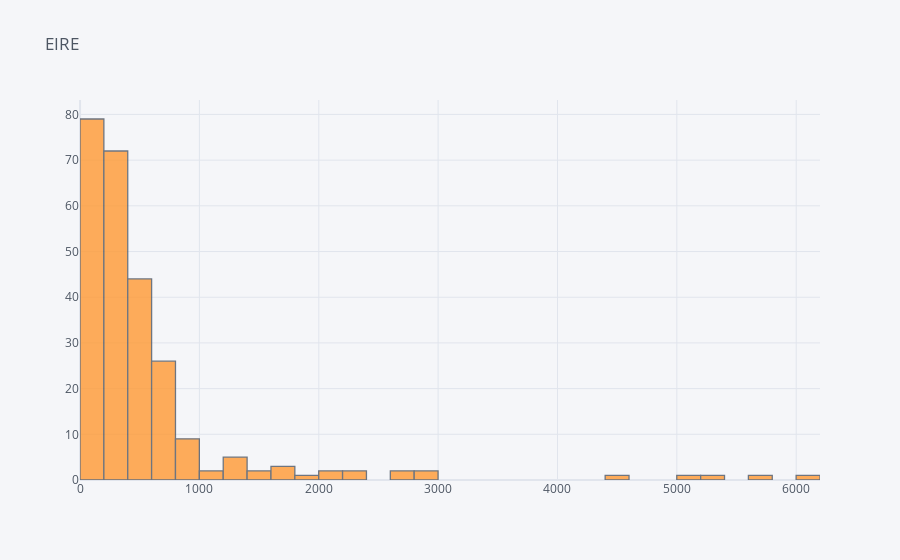
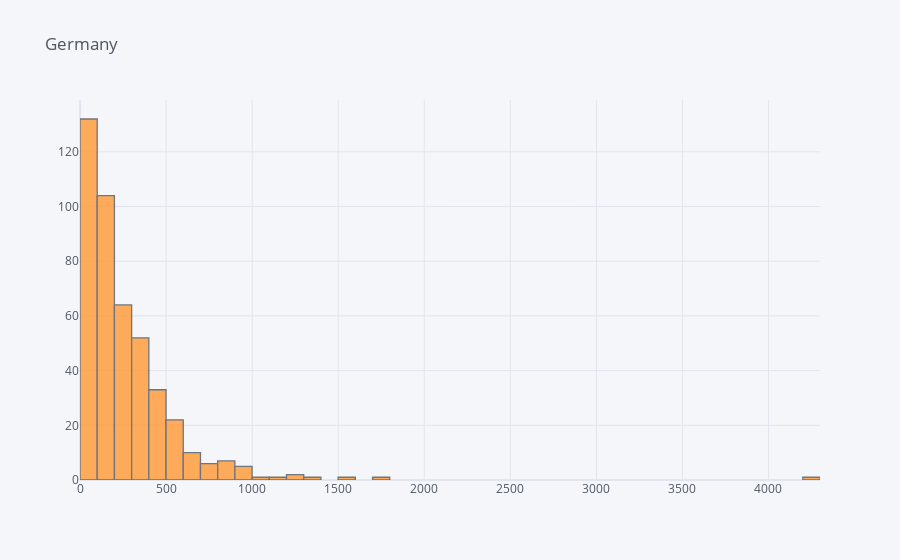
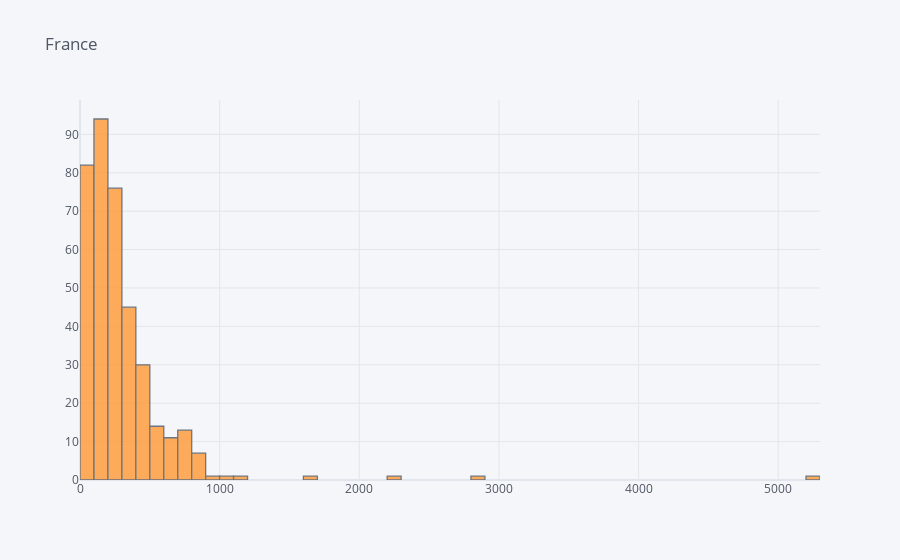
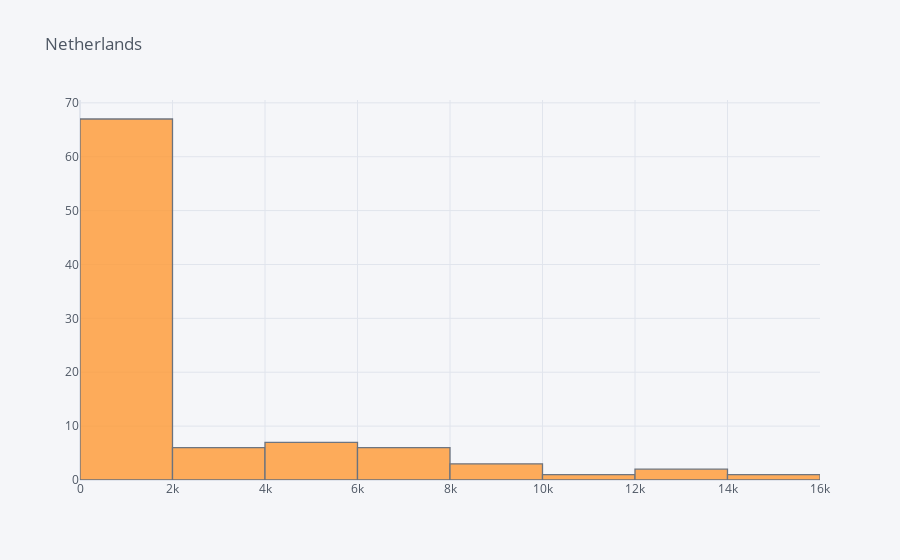

Write notebook code for charts like these, in order.
### Markdown cell above
## 4. Create a set of interactive histograms showing the distributions of quantity per invoice for the following countries: EIRE, Germany, France, and Netherlands.

### Code cell
invoice_quant_eire = data[data['Country'] == 'EIRE']
invoice_quant_de = data[data['Country'] == 'Germany']
invoice_quant_fr = data[data['Country'] == 'France'] 
invoice_quant_nl = data[data['Country'] == 'Netherlands']

invoice_quant_eire = invoice_quant_eire.groupby('InvoiceNo')['Quantity'].sum()
invoice_quant_eire.iplot(kind = 'hist', title = 'EIRE')

invoice_quant_de = invoice_quant_de.groupby('InvoiceNo')['Quantity'].sum()
invoice_quant_de.iplot(kind = 'hist', title = 'Germany')

invoice_quant_fr = invoice_quant_fr.groupby('InvoiceNo')['Quantity'].sum()
invoice_quant_fr.iplot(kind = 'hist', title = 'France')

invoice_quant_nl = invoice_quant_nl.groupby('InvoiceNo')['Quantity'].sum()
invoice_quant_nl.iplot(kind = 'hist', title = 'Netherlands')

### Figure 1 — Plotly figure (JSON) as saved in the notebook; plotly's stock layout.template omitted (floating-point values rounded to 4 significant figures; data arrays with more than 128 entries replaced by an {"elided": "..."} marker saying what was removed)
{"data": [{"histfunc": "count", "histnorm": "", "marker": {"color": "rgba(255, 153, 51, 1.0)", "line": {"color": "#4D5663", "width": 1.3}}, "name": "Quantity", "opacity": 0.8, "orientation": "v", "type": "histogram", "x": {"elided": "256 int values"}}], "layout": {"barmode": "overlay", "legend": {"bgcolor": "#F5F6F9", "font": {"color": "#4D5663"}}, "paper_bgcolor": "#F5F6F9", "plot_bgcolor": "#F5F6F9", "title": {"font": {"color": "#4D5663"}, "text": "EIRE"}, "xaxis": {"gridcolor": "#E1E5ED", "showgrid": true, "tickfont": {"color": "#4D5663"}, "title": {"font": {"color": "#4D5663"}, "text": ""}, "zerolinecolor": "#E1E5ED"}, "yaxis": {"gridcolor": "#E1E5ED", "showgrid": true, "tickfont": {"color": "#4D5663"}, "title": {"font": {"color": "#4D5663"}, "text": ""}, "zerolinecolor": "#E1E5ED"}}}

### Figure 2 — Plotly figure (JSON) as saved in the notebook; plotly's stock layout.template omitted (floating-point values rounded to 4 significant figures; data arrays with more than 128 entries replaced by an {"elided": "..."} marker saying what was removed)
{"data": [{"histfunc": "count", "histnorm": "", "marker": {"color": "rgba(255, 153, 51, 1.0)", "line": {"color": "#4D5663", "width": 1.3}}, "name": "Quantity", "opacity": 0.8, "orientation": "v", "type": "histogram", "x": {"elided": "443 int values"}}], "layout": {"barmode": "overlay", "legend": {"bgcolor": "#F5F6F9", "font": {"color": "#4D5663"}}, "paper_bgcolor": "#F5F6F9", "plot_bgcolor": "#F5F6F9", "title": {"font": {"color": "#4D5663"}, "text": "Germany"}, "xaxis": {"gridcolor": "#E1E5ED", "showgrid": true, "tickfont": {"color": "#4D5663"}, "title": {"font": {"color": "#4D5663"}, "text": ""}, "zerolinecolor": "#E1E5ED"}, "yaxis": {"gridcolor": "#E1E5ED", "showgrid": true, "tickfont": {"color": "#4D5663"}, "title": {"font": {"color": "#4D5663"}, "text": ""}, "zerolinecolor": "#E1E5ED"}}}

### Figure 3 — Plotly figure (JSON) as saved in the notebook; plotly's stock layout.template omitted (floating-point values rounded to 4 significant figures; data arrays with more than 128 entries replaced by an {"elided": "..."} marker saying what was removed)
{"data": [{"histfunc": "count", "histnorm": "", "marker": {"color": "rgba(255, 153, 51, 1.0)", "line": {"color": "#4D5663", "width": 1.3}}, "name": "Quantity", "opacity": 0.8, "orientation": "v", "type": "histogram", "x": {"elided": "379 int values"}}], "layout": {"barmode": "overlay", "legend": {"bgcolor": "#F5F6F9", "font": {"color": "#4D5663"}}, "paper_bgcolor": "#F5F6F9", "plot_bgcolor": "#F5F6F9", "title": {"font": {"color": "#4D5663"}, "text": "France"}, "xaxis": {"gridcolor": "#E1E5ED", "showgrid": true, "tickfont": {"color": "#4D5663"}, "title": {"font": {"color": "#4D5663"}, "text": ""}, "zerolinecolor": "#E1E5ED"}, "yaxis": {"gridcolor": "#E1E5ED", "showgrid": true, "tickfont": {"color": "#4D5663"}, "title": {"font": {"color": "#4D5663"}, "text": ""}, "zerolinecolor": "#E1E5ED"}}}

### Figure 4 — Plotly figure (JSON) as saved in the notebook; plotly's stock layout.template omitted (floating-point values rounded to 4 significant figures)
{"data": [{"histfunc": "count", "histnorm": "", "marker": {"color": "rgba(255, 153, 51, 1.0)", "line": {"color": "#4D5663", "width": 1.3}}, "name": "Quantity", "opacity": 0.8, "orientation": "v", "type": "histogram", "x": [96, 45, 6668, 8210, 6072, 288, 5730, 116, 111, 1116, 8174, 4034, 2940, 275, 151, 169, 722, 103, 1070, 11116, 1208, 636, 700, 426, 200, 72, 924, 12266, 72, 408, 126, 960, 4664, 64, 164, 1038, 1836, 328, 312, 84, 4718, 61, 350, 8998, 424, 1588, 9, 7807, 375, 14730, 992, 288, 4628, 480, 1012, 1, 144, 4951, 6932, 3717, 545, 3, 332, 15, 211, 269, 13392, 3020, 1728, 1780, 660, 29, 3069, 2400, 300, 2454, 216, 62, 6712, 1040, 32, 146, 32, 152, 372, 136, 5760, 200, 1284, 50, 7366, 452, 140]}], "layout": {"barmode": "overlay", "legend": {"bgcolor": "#F5F6F9", "font": {"color": "#4D5663"}}, "paper_bgcolor": "#F5F6F9", "plot_bgcolor": "#F5F6F9", "title": {"font": {"color": "#4D5663"}, "text": "Netherlands"}, "xaxis": {"gridcolor": "#E1E5ED", "showgrid": true, "tickfont": {"color": "#4D5663"}, "title": {"font": {"color": "#4D5663"}, "text": ""}, "zerolinecolor": "#E1E5ED"}, "yaxis": {"gridcolor": "#E1E5ED", "showgrid": true, "tickfont": {"color": "#4D5663"}, "title": {"font": {"color": "#4D5663"}, "text": ""}, "zerolinecolor": "#E1E5ED"}}}
